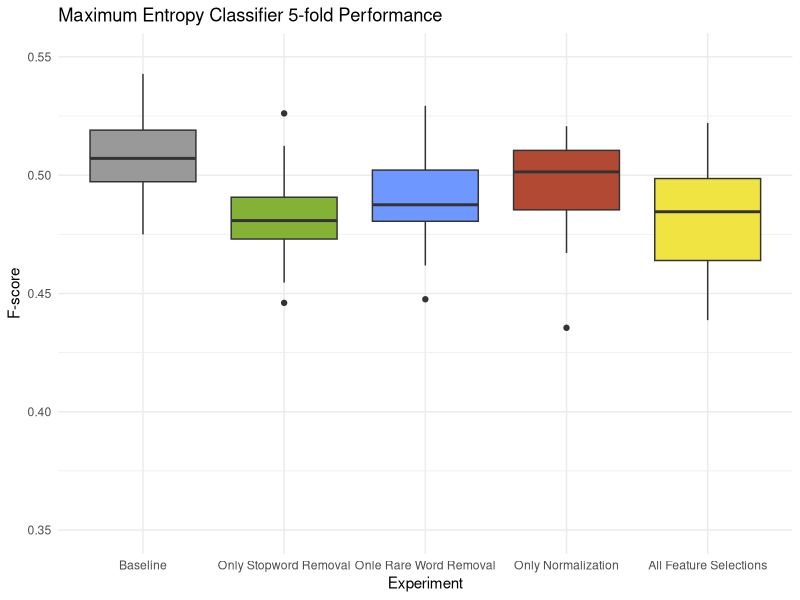
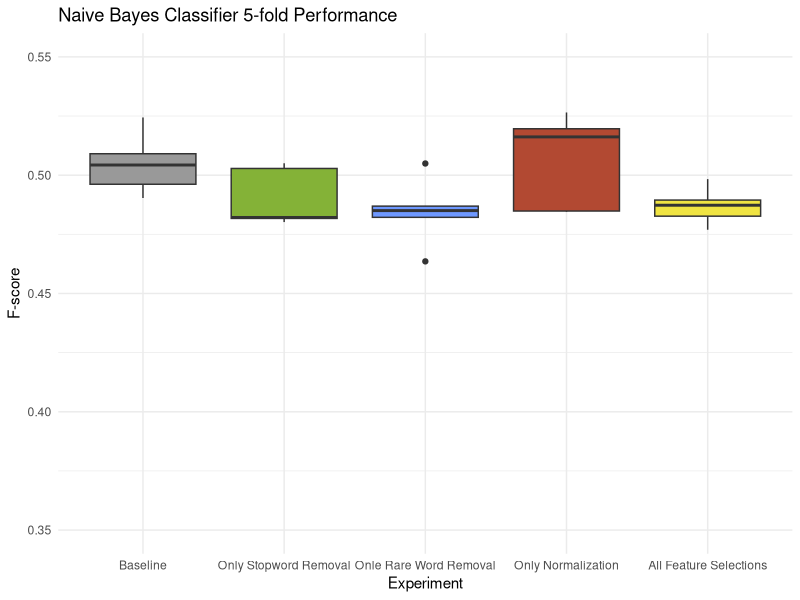
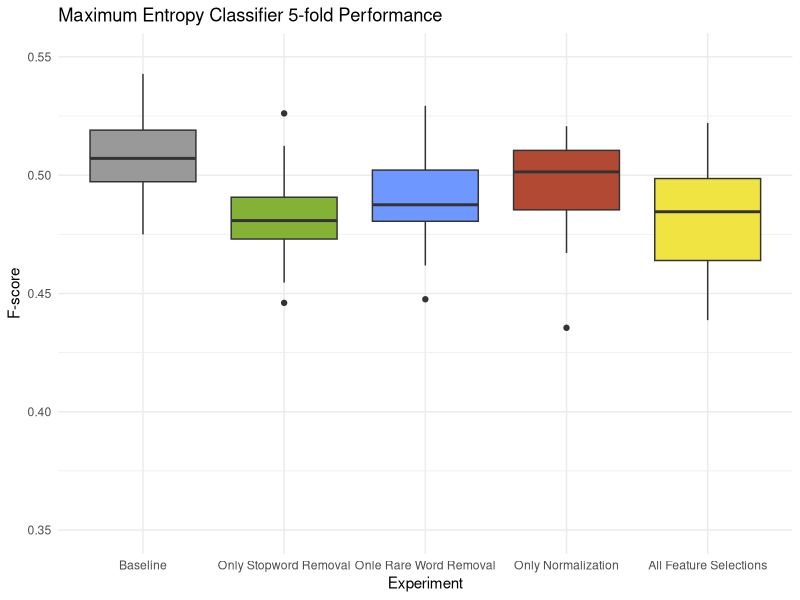
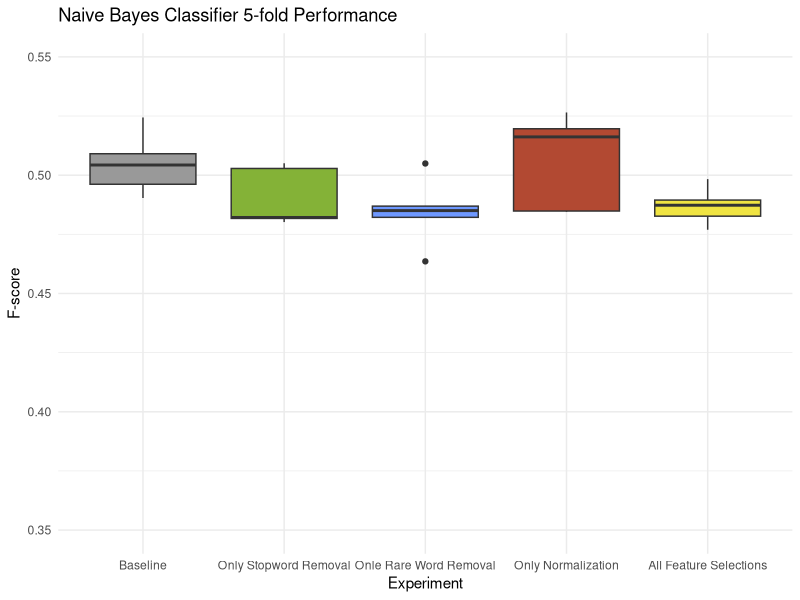

Source code (R) for these figures, in order:

library(ggplot2)

xlab <- "Experiment"
ylab <- "F-score"
groups <- c("Baseline", "Only Stopword Removal", "Onle Rare Word Removal", "Only Normalization", "All Feature Selections")
palette <- c("#999999", "#84B237", "#6E98FF", "#B24932", "#F0E442")


## Maxent boxplot
data <- read.csv("maxent_boxplot.csv", header=TRUE)

chart_title <- "Maximum Entropy Classifier 5-fold Performance"

p <- ggplot(data, aes(x=factor(Label), y=F, fill=factor(Label))) + geom_boxplot()
p = p + scale_x_discrete(xlab, labels=groups)
p = p + scale_y_continuous(ylab, limits=c(0.35, 0.55))
p = p + ggtitle(chart_title)
p = p + scale_fill_manual(values=palette, guide=FALSE)
p = p + theme_minimal()

p # Draw that sucker
ggsave("maxent_boxplot.png")


## Naive Bayes boxplot
data <- read.csv("bayes_boxplot.csv", header=TRUE)

chart_title <- "Naive Bayes Classifier 5-fold Performance"

p <- ggplot(data, aes(x=factor(Label), y=F, fill=factor(Label))) + geom_boxplot()
p = p + scale_x_discrete(xlab, labels=groups)
p = p + scale_y_continuous(ylab, limits=c(0.35, 0.55))
p = p + ggtitle(chart_title)
p = p + scale_fill_manual(values=palette, guide=FALSE)
p = p + theme_minimal()

p # Draw that sucker
ggsave("bayes_boxplot.png")
